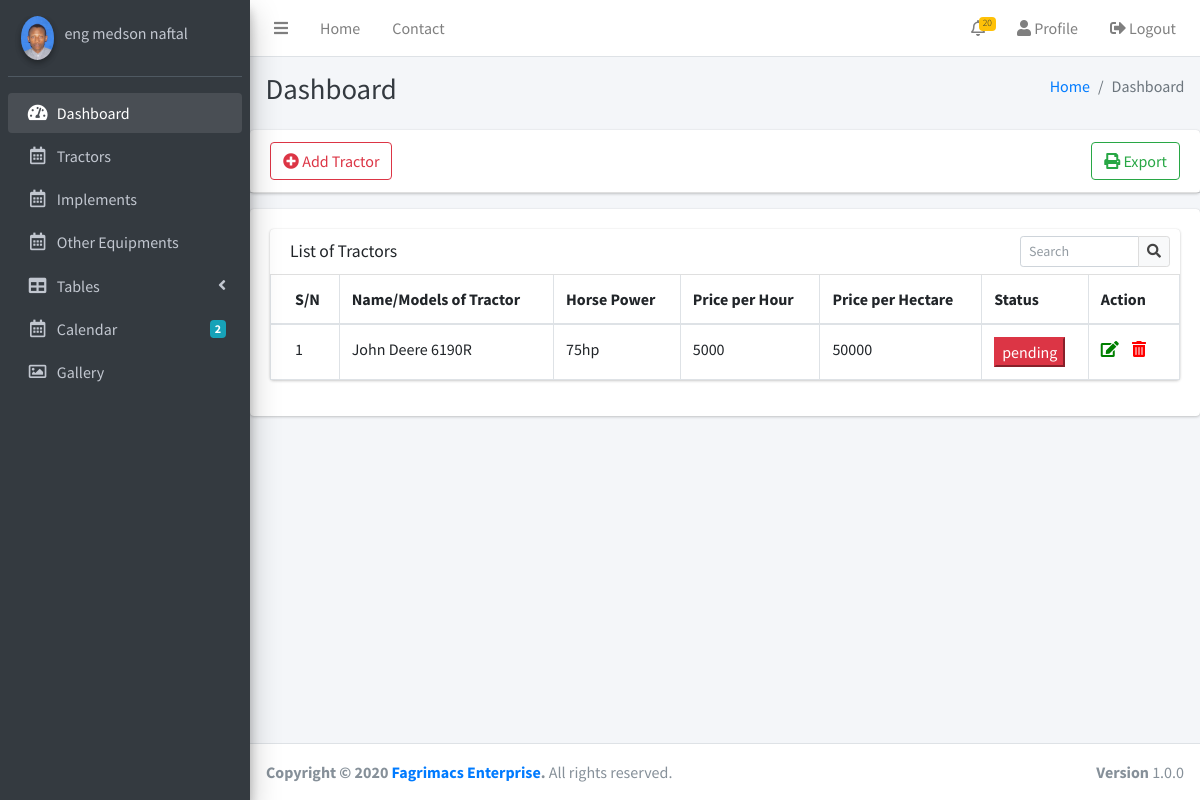
Page /equipment/tractors/ (signed in) on the committed database.
### accounts/models.py (models this page shows, shortened)
class CustomUser(AbstractBaseUser):
    email = models.EmailField(
        verbose_name='Email Address',
        max_length=255,
        unique=True,
    )
    name = models.CharField(max_length=100, verbose_name='Full name')
    phone = PhoneNumberField(verbose_name='Phone Number',
                             help_text='+255 xxx xxx xxx')
    ABOUT_US = [
        (None, 'Please Select'),
        ('Whatsapp status', 'Whatsapp status'),
        ('Internet search', 'Internet Search'),
        ('Instagram', 'Instagram'),
        ('Facebook', 'Facebook'),
        ('Twitter', 'twitter'),
        ('Linkedln', 'Linkedln'),
        ('Industry Conference', 'Industry Conference'),
        ('Industry Publication', 'Industry Publication'),
        ('Fagrimacs publications', 'Fagrimacs publications'),
        ('Word of mouth', 'Word of mouth'),
        ('Other', 'Other'),
    ]
    ROLE = [
        (None, 'Please Select'),
        ('farmer', 'Farmer'),
        ('owner', 'Equipment Owner'),
        ('expert', 'Expert'),
        ('admin', 'Admin'),
        ('superuser', 'Superuser'),
    ]
    hear_about_us = models.CharField(
        max_length=150, verbose_name='How did you hear about us?',
        choices=ABOUT_US)
    role = models.CharField(
        choices=ROLE, max_length=100,
        verbose_name='What is your primary role in platform?')
    is_active = models.BooleanField(default=False)
    is_superuser = models.BooleanField(default=False)
    objects = CustomUserManager()
    USERNAME_FIELD = 'email'
    REQUIRED_FIELDS = ['name', 'role', 'phone', 'hear_about_us',]

### owners/models.py (models this page shows, shortened)
class OwnerProfile(models.Model):
    user = models.OneToOneField(
        CustomUser, on_delete=models.CASCADE, primary_key=True)
    profile_pic = models.ImageField(verbose_name='Profile Picture',
                                    default='profile_pics/user.png',
                                    upload_to=profile_pic_filename)
    company = models.CharField(
        max_length=200, verbose_name='Company Name', blank=True)
    website = models.URLField(blank=True, max_length=254)
    region = models.CharField(max_length=200)
    street = models.CharField(max_length=200)
    def get_absolute_url(self):
        return reverse('owners:profile', kwargs={'pk': self.user_id})

### equipments/models.py (models this page shows, shortened)
class Tractor(models.Model):
    created = models.DateTimeField(auto_now_add=True)
    modified = models.DateTimeField(auto_now=True)
    user = models.ForeignKey(CustomUser, on_delete=models.CASCADE)
    tractor_type = models.ForeignKey(
        TractorCategory, verbose_name='What type of Tractor?',
        on_delete=models.SET('others'))
    drive_type = models.CharField(
        max_length=100, verbose_name='What Drive Type', choices=DRIVE_TYPE)
    name = models.CharField(
        max_length=200, verbose_name='Name/Models of Tractor',
        help_text='eg. John Deere 6190R')
    mode_of_transmission = models.CharField(
        max_length=100, verbose_name='Mode of Transmission',
        choices=TRANSMISSION_MODE)
    engine_hp = models.PositiveIntegerField(
        verbose_name='Engine Horse Power (eg. 75hp)')
    drawbar_hp = models.PositiveIntegerField(
        verbose_name='Drawbar Horse Power (eg. 65hp)')
    pto_hp = models.PositiveIntegerField(
        verbose_name='PTO Horse Power (eg. 85hp)')
    hydraulic_capacity = models.CharField(
        max_length=100, help_text='Use a SI units of gpm or psi',
        verbose_name=('Hydaulic capacity (gallon per minutes(gpm)'
                      ' or psi-pound per square inchies)'))
    type_of_hitching = models.CharField(
        max_length=100, verbose_name='What is Hitching type?',
        choices=HITCHING_TYPE)
    cab = models.BooleanField(verbose_name='Does have a cab?')
    rollover_protection = models.BooleanField(
        verbose_name='Does have the rollover protection?')
    fuel_consumption = models.PositiveIntegerField(
        verbose_name='Fuel consumption (gallon per hour on operation)')
    attachment_mode = models.CharField(
        max_length=100, verbose_name='What mode of attachment?',
        choices=ATTACHMENT_MODE)
    operator = models.BooleanField(default=False,
                                   verbose_name='Do you have an operator(s)?')
    file = models.FileField(
        upload_to='tractors_photos/',
        verbose_name='Upload the Tractor pictures',
        help_text=('Upload quality picture of real tractor you have,'
                   ' only 5 picture.'))
    other_informations = models.TextField(
        blank=True, verbose_name='Describe your Tractor')
    price_hour = models.PositiveIntegerField(
        verbose_name='Specify the price per Hour in TShs.')
    price_hectare = models.PositiveIntegerField(
        verbose_name='Specify the price per Hectare')
    farm_services = MultiSelectField(
        choices=FARM_SERVICES,
        verbose_name='What are farming service(s) do you offer?')
    agree_terms = models.BooleanField(
        default=False, verbose_name='Do your Accept our Terms and Conditions?')
    status = models.CharField(
        choices=STATUS, max_length=100, default='pending')

### equipments/views.py (the view)
# urls.py: path('tractors/', views.ListTractor.as_view(), name='tractors'),
class ListTractor(LoginRequiredMixin, UserPassesTestMixin, ListView):
    model = Tractor
    template_name = 'equipments/tractors.html'
    context_object_name = 'tractors'
    def get_queryset(self, *args, **kwargs):
        return Tractor.objects.all().filter(user=self.request.user)
    def test_func(self):
        if self.request.user.role == 'owner':
            return True

### equipments/templates/equipments/tractors.html
{% extends 'dashboard-base.html' %}
{% load crispy_forms_tags %}
{% block content %}
{% include 'owners/sidebar.html' %}
  <div class="content-wrapper">
    <div class="content-header">
      <div class="container-fluid">
        <div class="row mb-2">
          <div class="col-sm-6">
            <h1 class="m-0 text-dark">Dashboard</h1>
          </div>
          <div class="col-sm-6">
            <ol class="breadcrumb float-sm-right">
              <li class="breadcrumb-item"><a href="/">Home</a></li>
              <li class="breadcrumb-item active">Dashboard</li>
            </ol>
          </div>
        </div>
      </div>
    </div>
    <div class="card">
      <div class="card-header">
        <a href="{% url 'equipments:add-tractor' %}" class="btn btn-outline-danger">
          <i class="fas fa-plus-circle"></i>
          Add Tractor
        </a>
        <a href="#" class="btn btn-outline-success float-right">
          <i class="fas fa-print"></i>
          Export
        </a>
      </div>
    </div>
    <div class="card">
      <div class="card-body">
        <div class="row">
          <div class="col-12">
            <div class="card">
              <div class="card-header">
                <h3 class="card-title">List of Tractors</h3>
                <div class="card-tools">
                  <div class="input-group input-group-sm" style="width: 150px;">
                    <input type="text" name="table_search" class="form-control float-right" placeholder="Search">
                    <div class="input-group-append">
                      <button type="submit" class="btn btn-default"><i class="fas fa-search"></i></button>
                    </div>
                  </div>
                </div>
              </div>
              <div class="card-body table-responsive p-0">
                <table class="table table-bordered table-hover text-nowrap">
                  <thead>
                    <tr>
                      <th>S/N</th>
                      <th>Name/Models of Tractor</th>
                      <th>Horse Power</th>
                      <th>Price per Hour</th>
                      <th>Price per Hectare</th>
                      <th>Status</th>
                      <th>Action</th>
                    </tr>
                  </thead>
                  <tbody>
                    {% for tractor in tractors %}
                    <tr>
                      <td>{{forloop.counter}}</td>
                      <td>{{tractor.name }}</td>
                      <td>{{tractor.engine_hp}}</td>
                      <td>{{tractor.price_hour}}</td>
                      <td>{{tractor.price_hectare}}</td>
                      <td>
                        {% if tractor.status == 'pending' %}
                        <button class="btn-danger">{{tractor.status}}</button>
                        {% else %}
                        <button class="btn-success">{{tractor.status}}</button>
                        {% endif %}
                      </td>
                      <td>
                        <a href="{% url 'equipments:update-tractor' tractor.id %}"><i class="fas fa-edit" style="color:green; margin-right:10px;"></i></a>
                        <a onclick="return confirm('Are you sure you want to delete this project?')" href="{% url 'equipments:delete-tractor' tractor.id %}"><i class="fas fa-trash-alt" style="color: red;"></i></a>
                      </td>
                    </tr>
                    {% endfor %}
                  </tbody>
                </table>
              </div>
            </div>
          </div>
        </div>
      </div>
    </div>
  </div>
{% endblock content %}

### owners/templates/owners/sidebar.html (shortened to what this page needs)
{% load static %}
  <aside class="main-sidebar sidebar-dark-primary elevation-4">
    <div class="sidebar">
      <div class="user-panel mt-3 pb-3 mb-3 d-flex">
        <div class="image">
          <img src="{{ user.ownerprofile.profile_pic.url }}" class="img-circle elevation-2" alt="user profile">
        </div>
        <div class="info">
          <a href="#" class="d-block">{{user.name}}</a>
        </div>
      </div>
      <nav class="mt-2">
        <ul class="nav nav-pills nav-sidebar flex-column" data-widget="treeview" role="menu" data-accordion="false">
          <li class="nav-item has-treeview menu-open">
            <a href="{% url 'owners:dashboard' %}" class="nav-link">
              <i class="nav-icon fas fa-tachometer-alt"></i>
              <p>Dashboard</p>
            </a>
          </li>
          <li class="nav-item">
            <a href="{% url 'equipments:tractors' %}" class="nav-link">
              <i class="nav-icon far fa-calendar-alt"></i>
              <p>
                Tractors
              </p>
            </a>
          </li>
          <li class="nav-item">
            <a href="{% url 'equipments:implements' %}" class="nav-link">
              <i class="nav-icon far fa-calendar-alt"></i>
              <p>
                Implements
              </p>
            </a>
          </li>
          <li class="nav-item">
            <a href="" class="nav-link">
              <i class="nav-icon far fa-calendar-alt"></i>
              <p>
                Other Equipments
              </p>
            </a>
          </li>
          <li class="nav-item has-treeview">
            <a href="#" class="nav-link">
              <i class="nav-icon fas fa-table"></i>
              <p>
                Tables
                <i class="fas fa-angle-left right"></i>
              </p>
            </a>
          </li>
          <li class="nav-item">
            <a href="pages/calendar.html" class="nav-link">
              <i class="nav-icon far fa-calendar-alt"></i>
              <p>
                Calendar
                <span class="badge badge-info right">2</span>
              </p>
            </a>
          </li>
          <li class="nav-item">
            <a href="pages/gallery.html" class="nav-link">
              <i class="nav-icon far fa-image"></i>
              <p>
                Gallery
              </p>
            </a>
          </li>
        </ul>
      </nav>
    </div>
  </aside>

### rows in the picture
CustomUser: ownerprofile.profile_pic (picture), name "eng medson naftal"
Tractor: name "John Deere 6190R", engine_hp "75hp", price_hour "5000", price_hectare "50000", status "pending"
